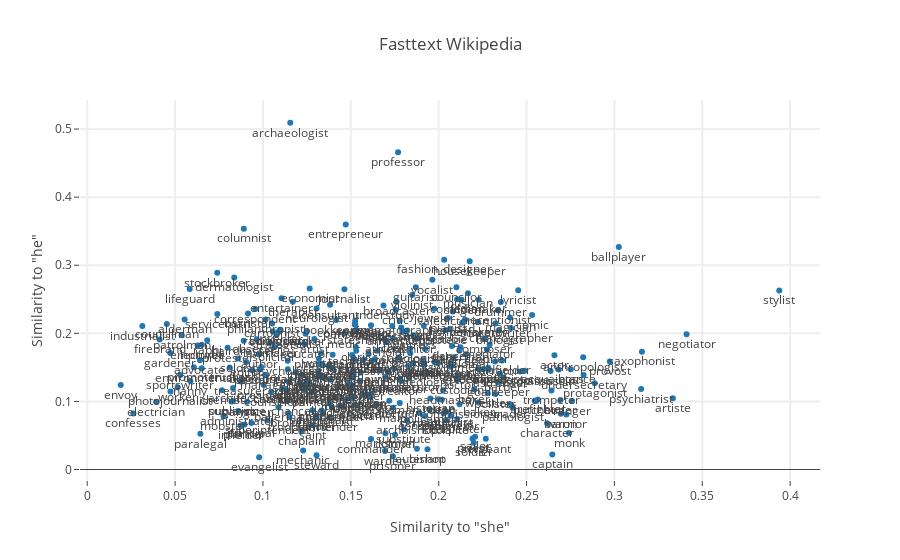

Notebook source saved alongside this figure:
### Markdown cell above
### Research question:

How do web communities differ in their gender biases? 
 - Comparing Wikipedia to Common crawl.
 - Comparing Twitter to Common crawl.

### Code cell
points = np.array([bias(wiki, ['she', 'he'], w) for w in profs[0].values])
scatter(points[:, 0], points[:, 1], profs[0].values, label = True, title='Fasttext Wikipedia')

### Figure 1 — Plotly figure (JSON) as saved in the notebook; plotly's stock layout.template omitted (floating-point values rounded to 4 significant figures; data arrays with more than 128 entries replaced by an {"elided": "..."} marker saying what was removed)
{"data": [{"mode": "markers+text", "text": {"elided": "320 str values"}, "textposition": "bottom center", "type": "scatter", "uid": "e110af53-d64f-474d-9c57-8e2bd2f19867", "x": {"elided": "320 float values"}, "y": {"elided": "320 float values"}}], "layout": {"hovermode": "closest", "showlegend": false, "title": "Fasttext Wikipedia", "xaxis": {"gridwidth": 2, "ticklen": 5, "title": "Similarity to \"she\"", "zeroline": false}, "yaxis": {"gridwidth": 2, "ticklen": 5, "title": "Similarity to \"he\""}}}
